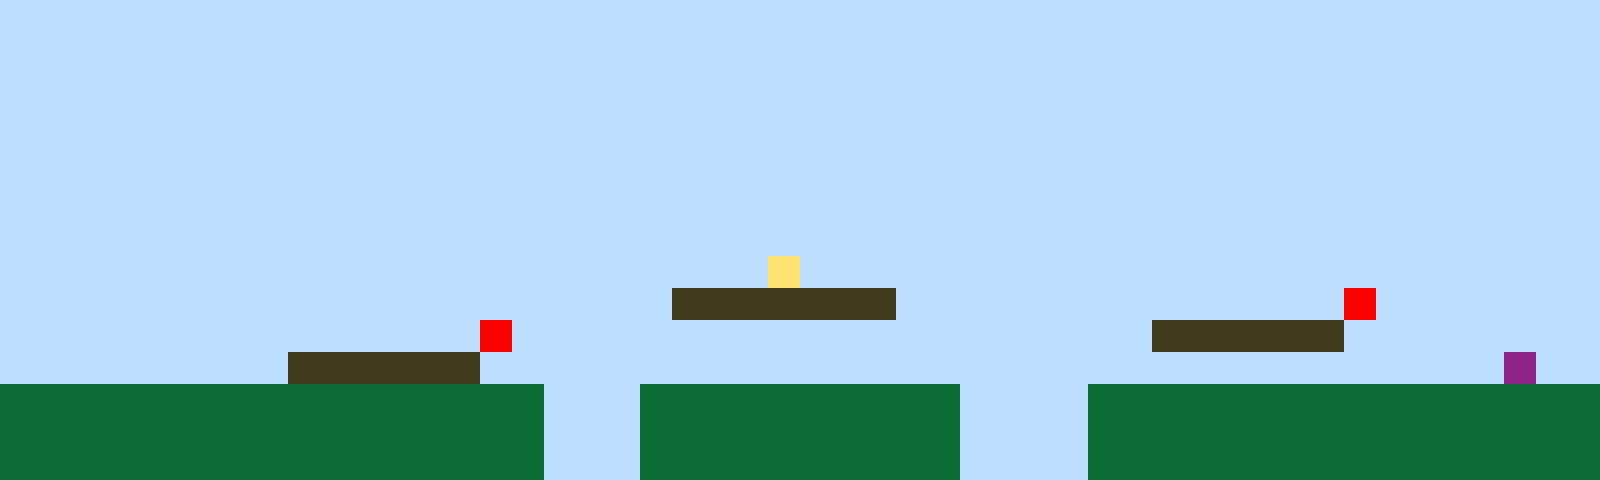

A 2D game scene composited from a Tiled map and its tileset images. What follows is a short description and the map's XML, with every tile layer's data as written:
An orthogonal 50x15 tile map with 32x32 px tiles, 1 tile layer (Tile Layer 1).

<map version="1.10" tiledversion="1.11.2" orientation="orthogonal" renderorder="right-up" width="50" height="15" tilewidth="32" tileheight="32" infinite="0" nextlayerid="2" nextobjectid="1"><editorsettings><export target="map1.csv" format="csv" /></editorsettings><tileset firstgid="1" name="sprites" tilewidth="32" tileheight="32" tilecount="6" columns="3"><image source="sprites.png" width="96" height="64" /></tileset><layer id="1" name="Tile Layer 1" width="50" height="15"><data encoding="csv">1,1,1,1,1,1,1,1,1,1,1,1,1,1,1,1,1,1,1,1,1,1,1,1,1,1,1,1,1,1,1,1,1,1,1,1,1,1,1,1,1,1,1,1,1,1,1,1,1,1,1,1,1,1,1,1,1,1,1,1,1,1,1,1,1,1,1,1,1,1,1,1,1,1,1,1,1,1,1,1,1,1,1,1,1,1,1,1,1,1,1,1,1,1,1,1,1,1,1,1,1,1,1,1,1,1,1,1,1,1,1,1,1,1,1,1,1,1,1,1,1,1,1,1,1,1,1,1,1,1,1,1,1,1,1,1,1,1,1,1,1,1,1,1,1,1,1,1,1,1,1,1,1,1,1,1,1,1,1,1,1,1,1,1,1,1,1,1,1,1,1,1,1,1,1,1,1,1,1,1,1,1,1,1,1,1,1,1,1,1,1,1,1,1,1,1,1,1,1,1,1,1,1,1,1,1,1,1,1,1,1,1,1,1,1,1,1,1,1,1,1,1,1,1,1,1,1,1,1,1,1,1,1,1,1,1,1,1,1,1,1,1,1,1,1,1,1,1,1,1,1,1,1,1,1,1,1,1,1,1,1,1,1,1,1,1,1,1,1,1,1,1,1,1,1,1,1,1,1,1,1,1,1,1,1,1,1,1,1,1,1,1,1,1,1,1,1,1,1,1,1,1,1,1,1,1,1,1,1,1,1,1,1,1,1,1,1,1,1,1,1,1,1,1,1,1,1,1,1,1,1,1,1,1,1,1,1,1,1,1,1,1,1,1,1,1,1,1,1,1,1,1,1,1,1,1,1,1,1,1,1,1,1,1,1,1,1,1,1,1,1,1,1,1,1,1,1,1,1,1,1,1,1,1,1,1,1,1,1,1,1,1,1,1,1,1,1,1,1,1,1,1,1,1,1,1,1,1,1,1,1,1,1,1,1,1,1,1,1,1,1,1,1,1,4,1,1,1,1,1,1,1,1,1,1,1,1,1,1,1,1,1,1,1,1,1,1,1,1,1,1,1,1,1,1,1,1,1,1,1,1,1,1,1,1,1,1,1,1,1,1,3,3,3,3,3,3,3,1,1,1,1,1,1,1,1,1,1,1,1,1,1,5,1,1,1,1,1,1,1,1,1,1,1,1,1,1,1,1,1,1,1,1,1,1,5,1,1,1,1,1,1,1,1,1,1,1,1,1,1,1,1,1,1,1,1,3,3,3,3,3,3,1,1,1,1,1,1,1,1,1,1,1,1,1,1,1,1,1,3,3,3,3,3,3,1,1,1,1,1,1,1,1,1,1,1,1,1,1,1,1,1,1,1,1,1,1,1,1,1,1,1,1,1,1,1,1,6,1,1,2,2,2,2,2,2,2,2,2,2,2,2,2,2,2,2,2,1,1,1,2,2,2,2,2,2,2,2,2,2,1,1,1,1,2,2,2,2,2,2,2,2,2,2,2,2,2,2,2,2,2,2,2,2,2,2,2,2,2,2,2,2,2,2,2,2,2,1,1,1,2,2,2,2,2,2,2,2,2,2,1,1,1,1,2,2,2,2,2,2,2,2,2,2,2,2,2,2,2,2,2,2,2,2,2,2,2,2,2,2,2,2,2,2,2,2,2,1,1,1,2,2,2,2,2,2,2,2,2,2,1,1,1,1,2,2,2,2,2,2,2,2,2,2,2,2,2,2,2,2</data></layer></map>
